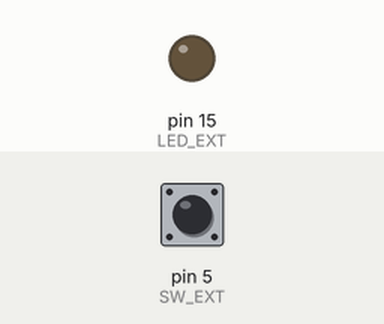
The sketch below on a simulated Arduino Uno, built with avr-gcc and run on an emulated ATmega328P. On the bench: output pins drawn as LEDs (lit = HIGH). The inputs (shaded band) are chosen by the test bench; at power-on: pin 5 (SW_EXT) HIGH.

Above: at 1.2 s.
1.3 s: pin 5 (SW_EXT) pulled LOW for 0.15 s
At 1.8 s:
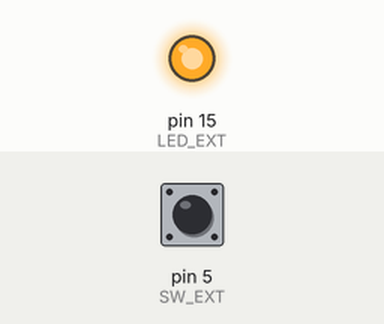
3.0 s: pin 5 (SW_EXT) pulled LOW for 1 s
At 3.8 s:
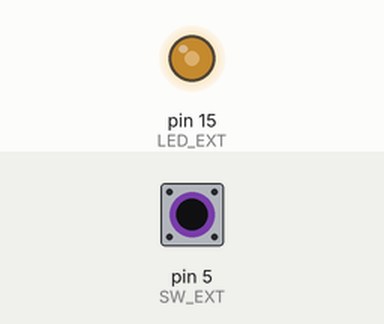
Timing chart, 0 to 6.0 s (numbered marks = the images above; inputs shaded):
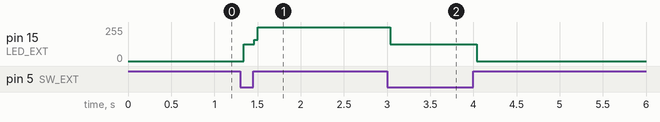

The sketch:

Switch_Input.ino
```cpp
const int LED_EXT = 15;
const int SW_EXT = 5;

void setup() {
  // put your setup code here, to run once:
  pinMode(LED_EXT, OUTPUT);
  pinMode(SW_EXT, INPUT);
}

void loop() {
  // put your main code here, to run repeatedly:
  if (digitalRead(SW_EXT) == LOW)
  {
    digitalWrite(LED_EXT, !digitalRead(LED_EXT));
  }
}
```

Measured:
- after the input at 1.3 s, pin 15 (LED_EXT): 0/255 → 127/255 at once, → 255/255 0.12 s later
- after the input at 3.0 s, pin 15 (LED_EXT): 255/255 → 127/255 at once, → 0/255 1.0 s later
